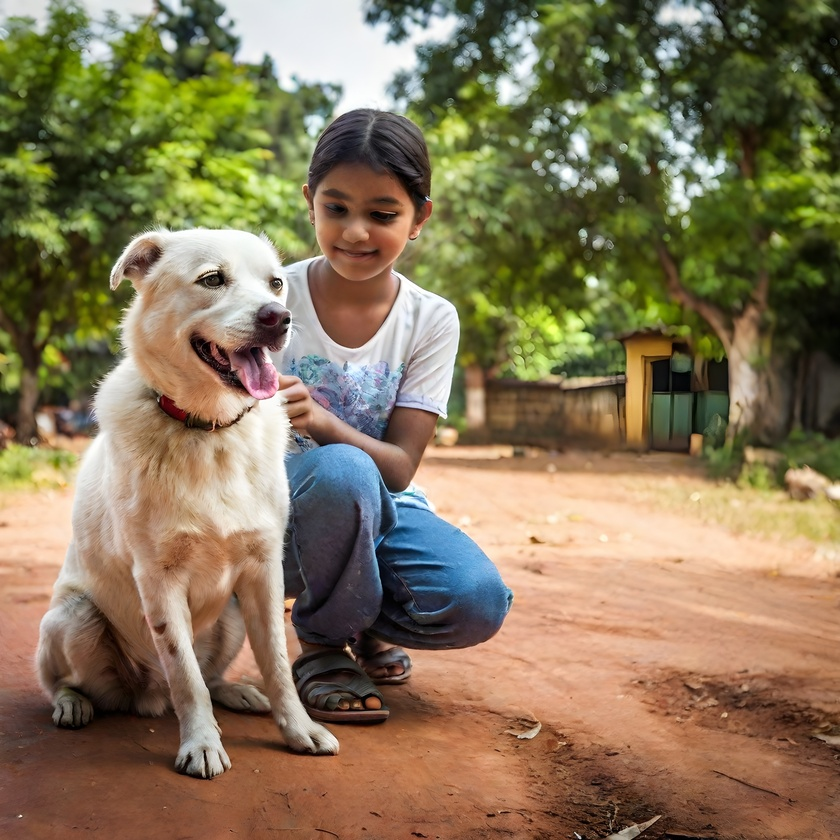
#> input picture Faces/train/Chinnu/1.jpeg, 840 x 840 px, shrunk from 2048 x 2048 before the run
$ python face_detect.py Faces/train/Chinnu/1.jpeg
#> lines starting #> are read from the running program, lines starting #| are printed output that depends on the picture; after the words box and inside, x2 and y2 are one past the last pixel; in counts of white or black regions, pixels touching at a corner belong together
import cv2 as cv
import sys

if len(sys.argv) != 2:
    print("Usage: python face_detect.py <image_path>")
    sys.exit()

image_path = sys.argv[1]
img = cv.imread(image_path)
#> img is the input picture: shape (840, 840, 3); mean B, G, R 88.8, 118.5, 133.8

if img is None:
    print(f"Error: Unable to load image at {image_path}")
    sys.exit()

cv.imshow('Image', img)

gray = cv.cvtColor(img, cv.COLOR_BGR2GRAY)
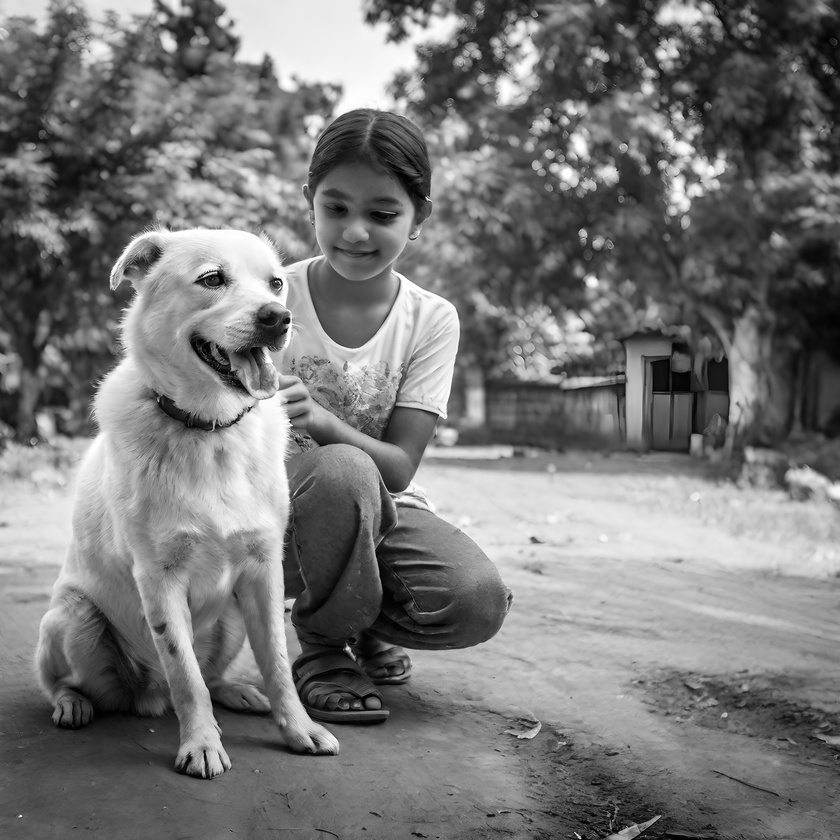
#> gray: shape (840, 840); min 0, max 255, mean 119.7
cv.imshow('Gray Image', gray)

haar_cascade = cv.CascadeClassifier('haar_face.xml')

faces_rect = haar_cascade.detectMultiScale(gray, scaleFactor=1.1, minNeighbors=1)
#> faces_rect = [[728, 335, 32, 32], [470, 149, 32, 32], [407, 213, 38, 38], [89, 202, 47, 47], [300, 168, 119, 119]]

print(f'Number of faces found = {len(faces_rect)}')
#| Number of faces found = 5

for (x, y, w, h) in faces_rect:
    cv.rectangle(img, (x, y), (x + w, y + h), (0, 255, 0), thickness=2)
#> this loop made 5 passes
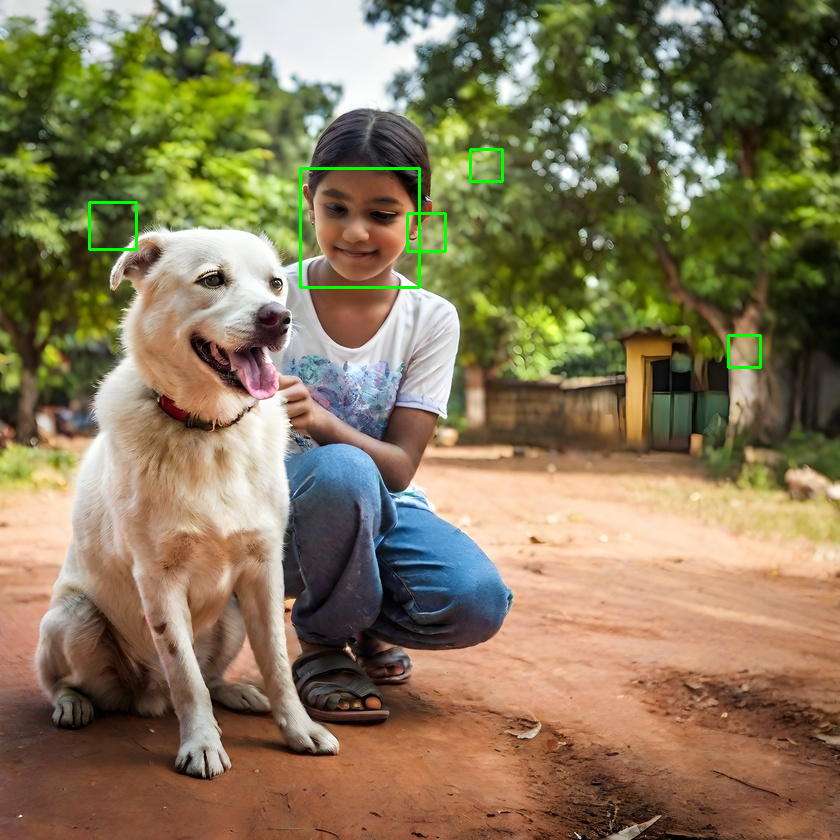
#> img: shape (840, 840, 3); 0.45% of pixels changed, all inside (x1, y1, x2, y2) = (88, 148, 762, 369)

cv.imshow('Detected Faces', img)

cv.waitKey(0)
cv.destroyAllWindows()

$ run again, on Faces/train/Chinnu/3.jpeg
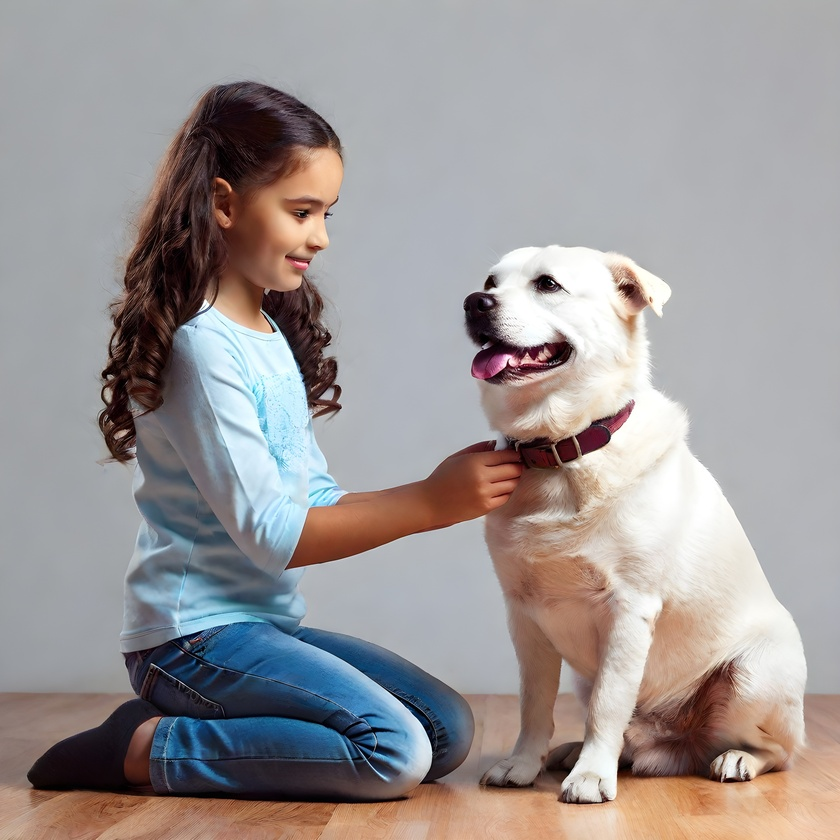
#> input picture Faces/train/Chinnu/3.jpeg, 840 x 840 px, shrunk from 2048 x 2048 before the run
#> img is the input picture: shape (840, 840, 3); mean B, G, R 150.8, 150.9, 156.6
#> `gray = cv.cvtColor(img, cv.COLOR_BGR2GRAY)`:
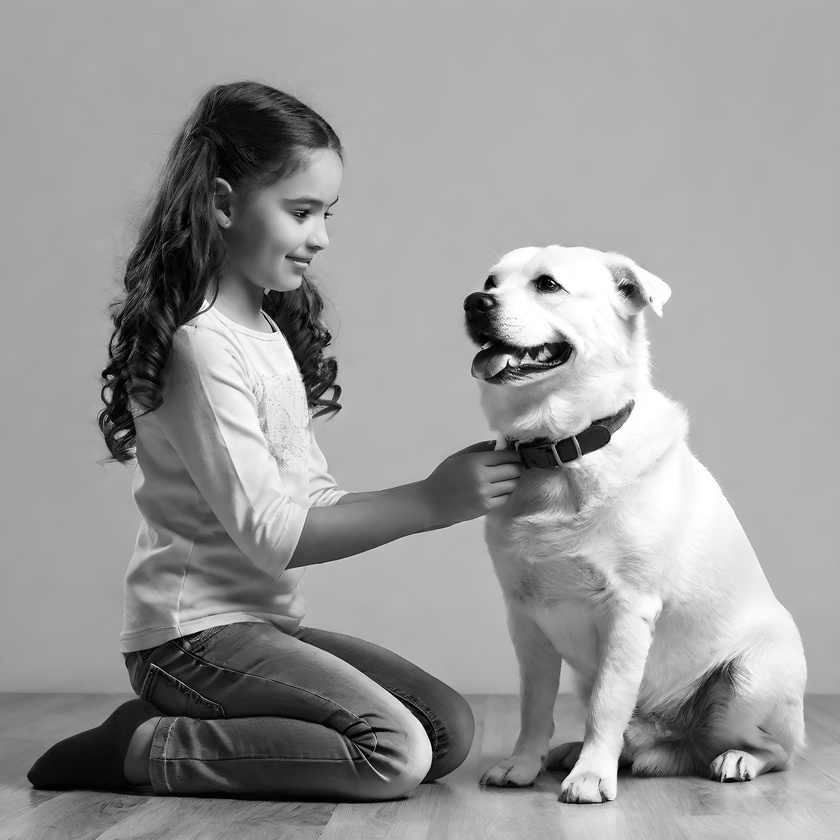
#> gray: shape (840, 840); min 0, max 255, mean 152.6
#> faces_rect = [[248, 164, 129, 129]]
#| Number of faces found = 1
#> the loop `for (x, y, w, h) in faces_rect:` made 1 pass
#> after the loop `for (x, y, w, h) in faces_rect:`:
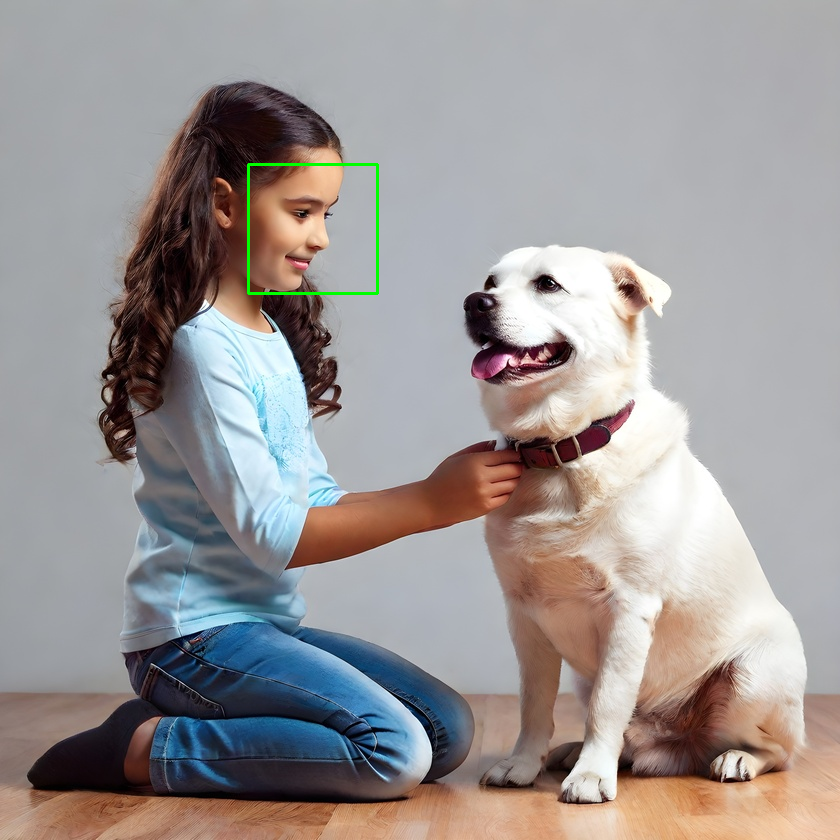
#> img: shape (840, 840, 3); 0.22% of pixels changed, all inside (x1, y1, x2, y2) = (247, 163, 379, 295)

$ run again, on Faces/train/Chinnu/4.jpeg
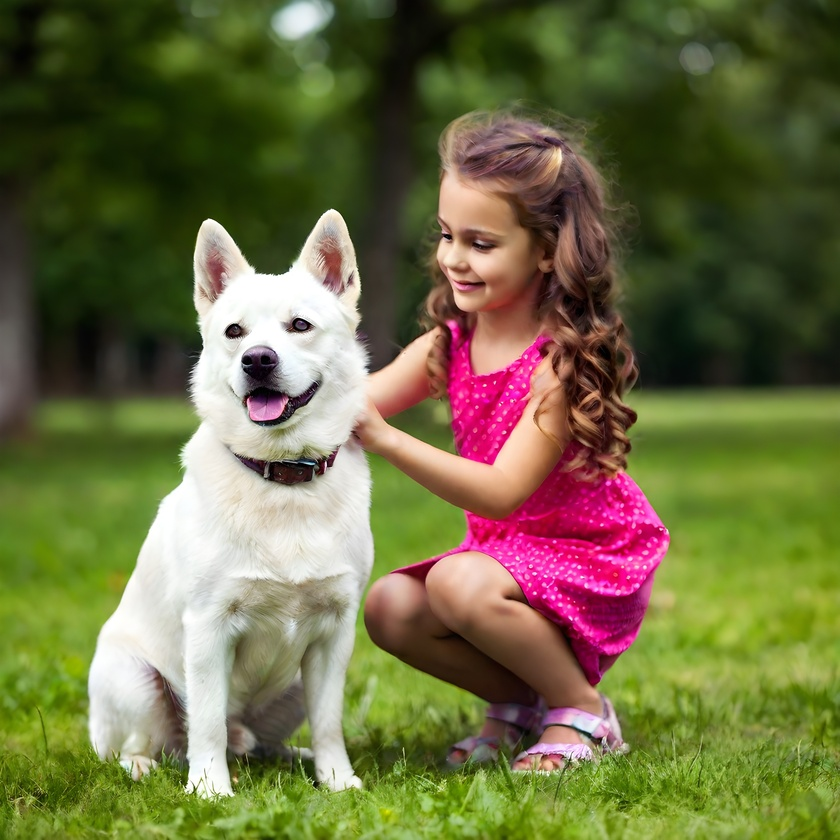
#> input picture Faces/train/Chinnu/4.jpeg, 840 x 840 px, shrunk from 2048 x 2048 before the run
#> img is the input picture: shape (840, 840, 3); mean B, G, R 66.4, 107.8, 109
#> `gray = cv.cvtColor(img, cv.COLOR_BGR2GRAY)`:
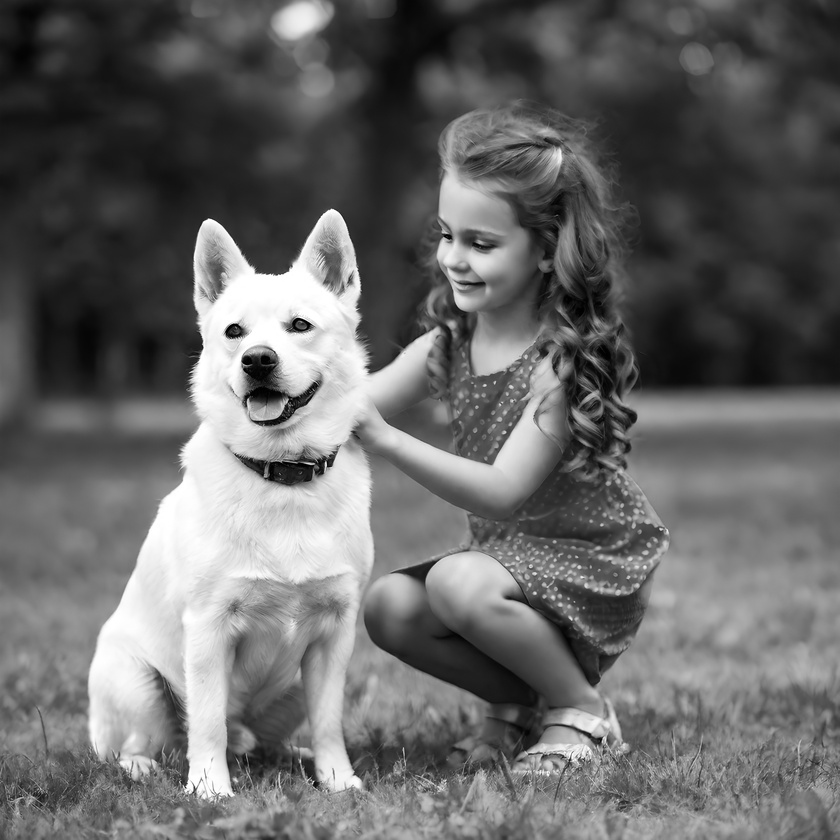
#> gray: shape (840, 840); min 0, max 255, mean 103.4
#> faces_rect = [[39, 717, 26, 26], [288, 588, 72, 72], [202, 578, 87, 87], [412, 199, 110, 110], [376, 178, 152, 152], [219, 203, 168, 168], [324, 197, 296, 296]]
#| Number of faces found = 7
#> the loop `for (x, y, w, h) in faces_rect:` made 7 passes
#> after the loop `for (x, y, w, h) in faces_rect:`:
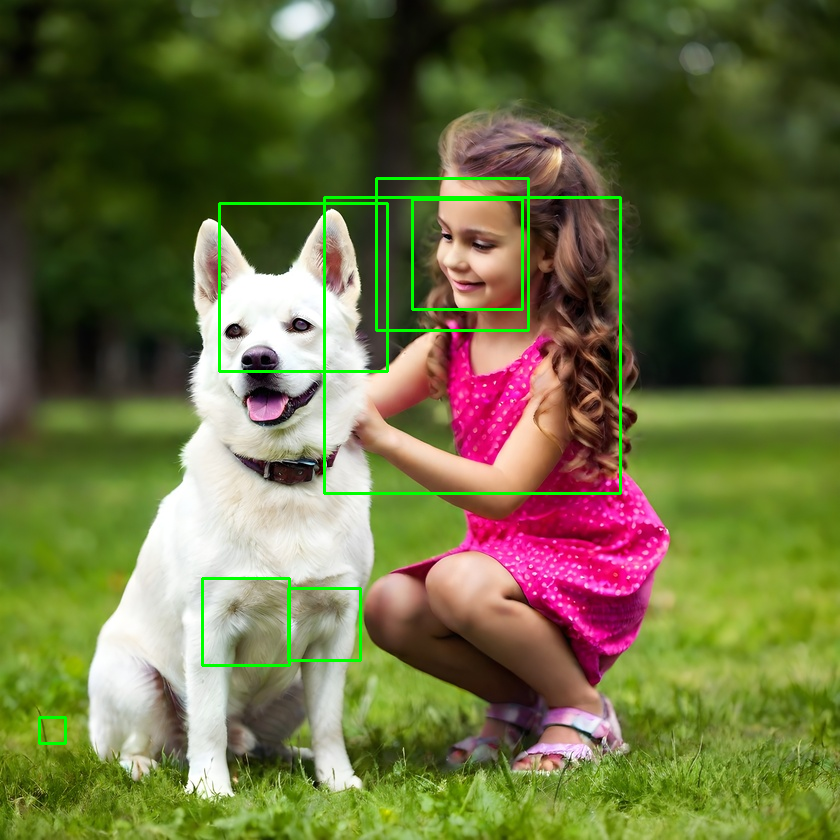
#> img: shape (840, 840, 3); 1.5% of pixels changed, all inside (x1, y1, x2, y2) = (38, 177, 622, 745)

$ run again, on Faces/train/Chinnu/5.jpeg
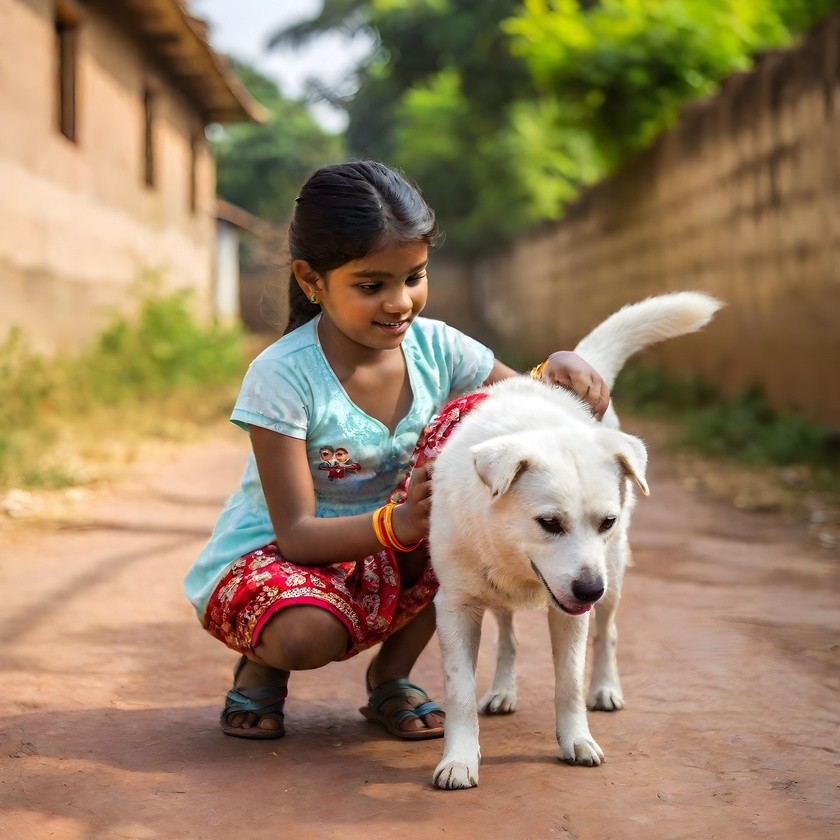
#> input picture Faces/train/Chinnu/5.jpeg, 840 x 840 px, shrunk from 2048 x 2048 before the run
#> img is the input picture: shape (840, 840, 3); mean B, G, R 97.9, 128, 151.3
#> `gray = cv.cvtColor(img, cv.COLOR_BGR2GRAY)`:
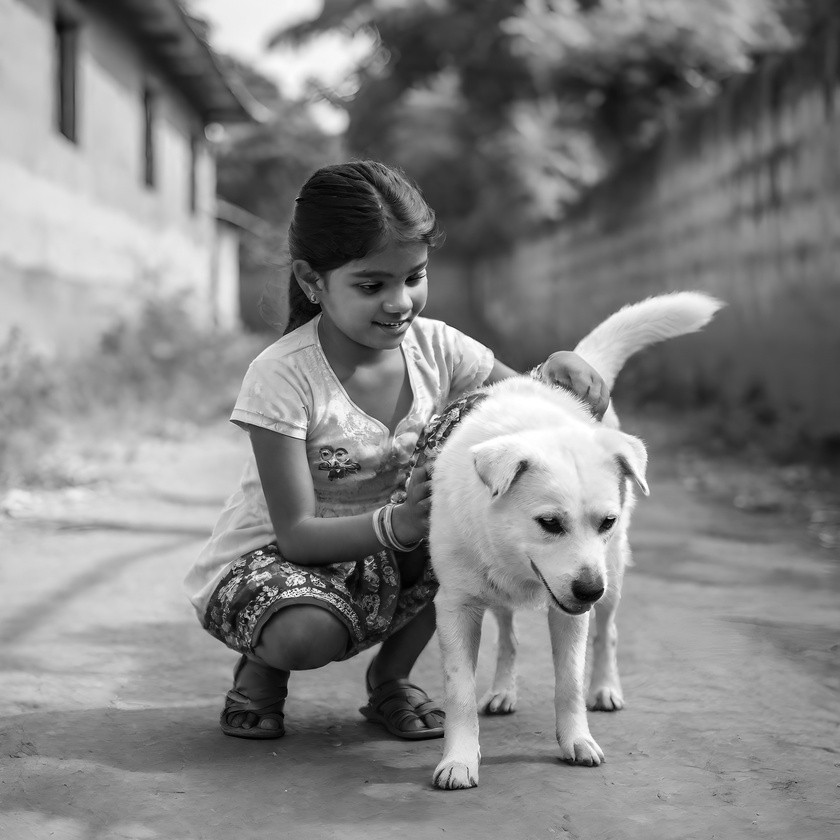
#> gray: shape (840, 840); min 0, max 255, mean 131.5
#> faces_rect = [[229, 566, 24, 24], [502, 464, 161, 161]]
#| Number of faces found = 2
#> the loop `for (x, y, w, h) in faces_rect:` made 2 passes
#> after the loop `for (x, y, w, h) in faces_rect:`:
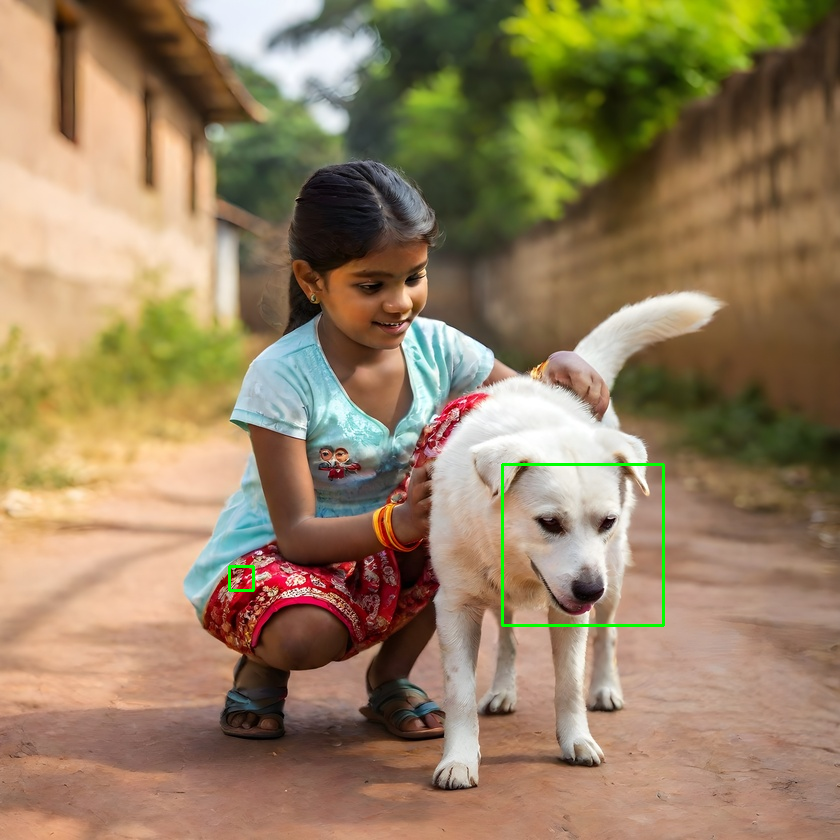
#> img: shape (840, 840, 3); 0.31% of pixels changed, all inside (x1, y1, x2, y2) = (228, 463, 665, 627)
